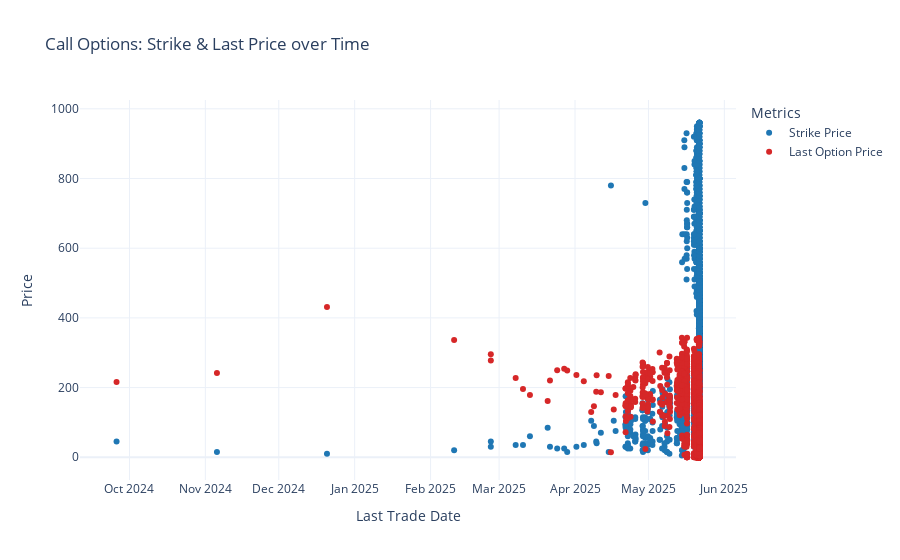

This figure's notebook cell:
### Code cell
fig = go.Figure()

# Scatter for Strike vs. Last Trade Date
fig.add_trace(go.Scatter(
    x=opts_data_c['lastTradeDate'],
    y=opts_data_c['strike'],
    mode='markers',
    name='Strike Price',
    marker=dict(color='#1f77b4', size=6),
))

# Scatter for Last Price vs. Last Trade Date
fig.add_trace(go.Scatter(
    x=opts_data_c['lastTradeDate'],
    y=opts_data_c['lastOptionPrice'],
    mode='markers',
    name='Last Option Price',
    marker=dict(color='#d62728', size=6),
))

fig.update_layout(
    title='Call Options: Strike & Last Price over Time',
    xaxis_title='Last Trade Date',
    yaxis_title='Price',
    template='plotly_white',
    legend=dict(title="Metrics"),
    height=500
)

fig.show()

### Figure 1 — Plotly figure (JSON) as saved in the notebook; plotly's stock layout.template omitted (floating-point values rounded to 4 significant figures; data arrays with more than 128 entries replaced by an {"elided": "..."} marker saying what was removed)
{"data": [{"marker": {"color": "#1f77b4", "size": 6}, "mode": "markers", "name": "Strike Price", "type": "scatter", "x": {"elided": "2222 str values"}, "y": {"elided": "2222 float values"}}, {"marker": {"color": "#d62728", "size": 6}, "mode": "markers", "name": "Last Option Price", "type": "scatter", "x": {"elided": "2222 str values"}, "y": {"elided": "2222 float values"}}], "layout": {"autosize": true, "legend": {"title": {"text": "Metrics"}}, "title": {"text": "Call Options: Strike & Last Price over Time"}, "xaxis": {"autorange": true, "range": ["2024-09-09 22:04:13.8575", "2025-06-06 15:20:21.1425"], "title": {"text": "Last Trade Date"}, "type": "date"}, "yaxis": {"autorange": true, "range": [-67.58, 1028.0], "title": {"text": "Price"}, "type": "linear"}}}
